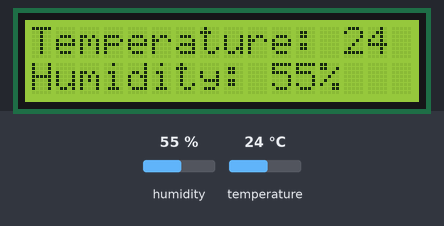
Simulated run of this sketch. Board: Arduino Uno, built with avr-gcc and run on an emulated ATmega328P. Shown: 16×2 character LCD. Inputs (shaded band) come from the test bench; at power-on: humidity 55 %, temperature 24 °C.

Above: at 1.2 s.
1.3 s: humidity set to 22 %
At 3.3 s:
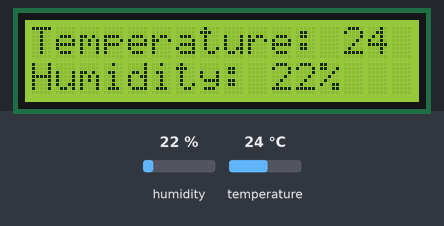
4.0 s: temperature set to 12 °C
At 4.7 s:
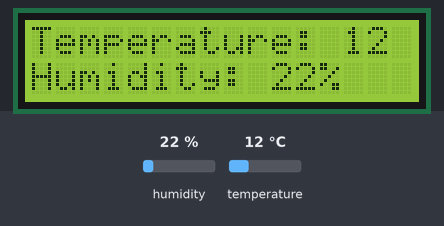
6.7 s: humidity set to 40 %
At 8.8 s:
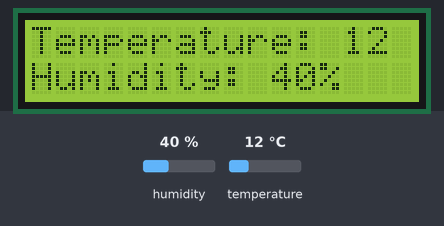
9.7 s: temperature set to 19 °C
At 11.3 s:
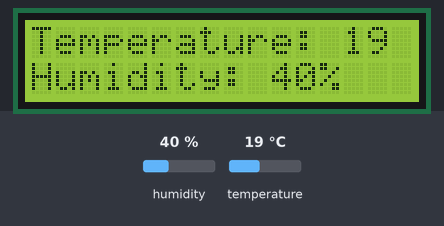
Timing chart, 0 to 12.8 s (numbered marks = the images above; inputs shaded):
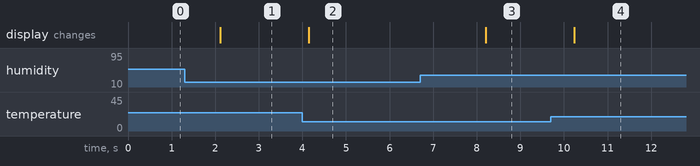

Measured:
- after the input at 1.3 s, the display: changes after 0.82 s (image 1)
- after the input at 4.0 s, the display: changes after 0.15 s (image 2)
- after the input at 6.7 s, the display: changes after 1.5 s (image 3)
- after the input at 9.7 s, the display: changes after 0.54 s (image 4)

The sketch:

code.ino
```cpp
#include <LiquidCrystal.h>
#include "DHT.h"

int temperature;
int humidity;
int dhtpin=4;
int rs=12,enable=11,d4=10,d5=9,d6=8,d7=7;
#define dhttype DHT11

LiquidCrystal lcd(rs,enable,d4,d5,d6,d7);
DHT dht(dhtpin,dhttype);

void setup() {
  lcd.begin(16,2);
  dht.begin();


}

void loop() {
  temperature=dht.readTemperature();
  humidity=dht.readHumidity();
  lcd.clear();

  if(isnan(humidity)||isnan(temperature)){
    lcd.print("fetch error");
  }else{
    lcd.print("Temperature: ");
    lcd.print(temperature);
    lcd.setCursor(0,1);
    lcd.print("Humidity: ");
    lcd.print(humidity);
    lcd.print("%");
  }
delay(2000);
}
```
